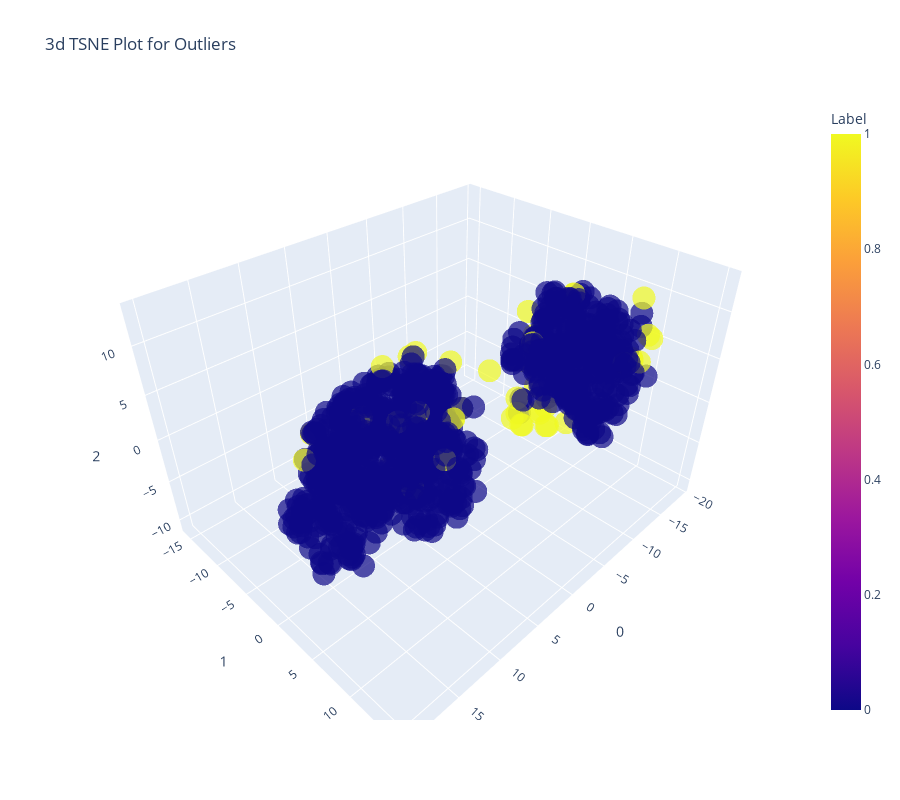

Source (notebook cell):
### Code cell
## creating a model
knn=create_model('knn')
## plotting a model
plot_model(knn)

### Figure 1 — Plotly figure (JSON) as saved in the notebook; plotly's stock layout.template omitted (floating-point values rounded to 4 significant figures; data arrays with more than 128 entries replaced by an {"elided": "..."} marker saying what was removed)
{"data": [{"customdata": {"elided": "1000x1 float values"}, "hovertemplate": "0=%{x}<br>1=%{y}<br>2=%{z}<br>Feature=%{customdata[0]}<br>Label=%{marker.color}<extra></extra>", "legendgroup": "", "marker": {"color": {"elided": "1000 int values"}, "coloraxis": "coloraxis", "opacity": 0.7, "symbol": "circle"}, "mode": "markers", "name": "", "scene": "scene", "showlegend": false, "type": "scatter3d", "x": {"elided": "1000 float values"}, "y": {"elided": "1000 float values"}, "z": {"elided": "1000 float values"}}], "layout": {"coloraxis": {"colorbar": {"title": {"text": "Label"}}, "colorscale": [[0, "#0d0887"], [0.1111, "#46039f"], [0.2222, "#7201a8"], [0.3333, "#9c179e"], [0.4444, "#bd3786"], [0.5556, "#d8576b"], [0.6667, "#ed7953"], [0.7778, "#fb9f3a"], [0.8889, "#fdca26"], [1, "#f0f921"]]}, "height": 800, "legend": {"tracegroupgap": 0}, "scene": {"domain": {"x": [0, 1], "y": [0, 1]}, "xaxis": {"title": {"text": "0"}}, "yaxis": {"title": {"text": "1"}}, "zaxis": {"title": {"text": "2"}}}, "title": {"text": "3d TSNE Plot for Outliers"}, "width": 900}}
